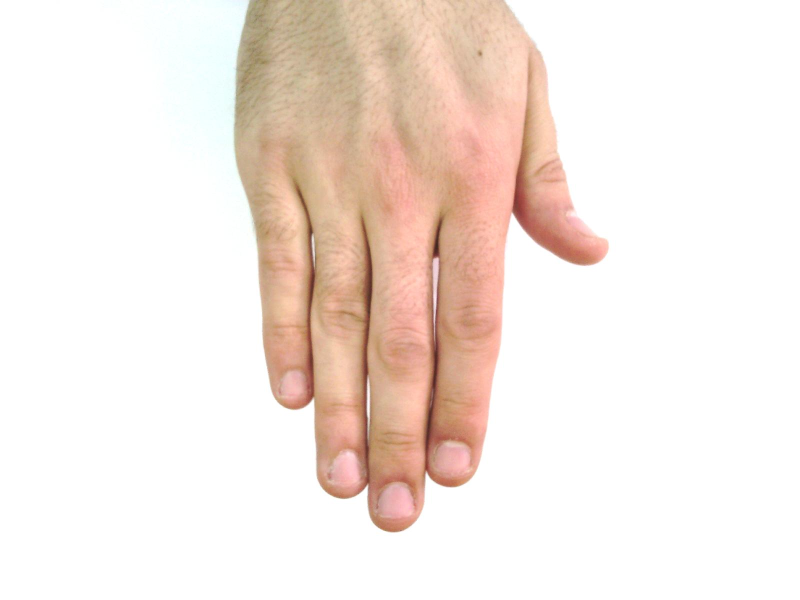
#> input picture data/hand-001-1.jpg, 1600 x 1200 px, given in place of hand-001-2.jpg, which was not available (shown at 1/2 size)
$ python sift.py
#> lines starting #> are read from the running program, lines starting #| are printed output that depends on the picture; pictures that were not available may be replaced by others from this repository, and a replacement may not be noted
import cv2
import numpy as np
import matplotlib.pyplot as plt
from PIL import Image


# ---------- Configuration ----------
LOWE_RATIO = 0.75        # Lowe's ratio test threshold - heigher allows more matches into "good matches"
RANSAC_THRESH = 20.0      # RANSAC reprojection threshold (in pixels) - lower means stricter inlier/outlier criteria
FLANN_TREES = 10
FLANN_CHECKS = 100
# -----------------------------------


def load_image(path: str):
    """Load an image in grayscale."""
    img = cv2.imread(path, cv2.IMREAD_GRAYSCALE)
    if img is None:
        raise FileNotFoundError(f"Could not load image: {path}")
    return img


def compute_sift_features(image):
    """Detect and compute SIFT keypoints and descriptors."""
    sift = cv2.SIFT_create()
    keypoints, descriptors = sift.detectAndCompute(image, None)
    return keypoints, descriptors


def match_features(des1, des2, ratio=LOWE_RATIO):
    """Match SIFT descriptors using FLANN and apply Lowe’s ratio test."""
    index_params = dict(algorithm=1, trees=FLANN_TREES)
    search_params = dict(checks=FLANN_CHECKS)
    flann = cv2.FlannBasedMatcher(index_params, search_params)

    matches = flann.knnMatch(des1, des2, k=2) # k - how many nearest neighbors to find for each descriptor
    print(f"Total matches found: {len(matches)}")
    good_matches = [m for m, n in matches if m.distance < ratio * n.distance]
    return good_matches


def estimate_homography(kps1, kps2, matches):
    """Estimate homography using RANSAC and return (H, mask, stats)."""
    if len(matches) < 4:
        return None, None, {"inliers": 0, "ratio": 0}

    src_pts = np.float32([kps1[m.queryIdx].pt for m in matches]).reshape(-1, 1, 2)
    dst_pts = np.float32([kps2[m.trainIdx].pt for m in matches]).reshape(-1, 1, 2)
    H, mask = cv2.findHomography(src_pts, dst_pts, cv2.RANSAC, RANSAC_THRESH) # RANSAC determines number of iterations internally

    if H is None or mask is None:
        return None, None, {"inliers": 0, "ratio": 0}

    inliers = int(np.sum(mask))
    ratio = inliers / len(matches)
    return H, mask.ravel().tolist(), {"inliers": inliers, "ratio": ratio}


def draw_matches(img1, img2, kps1, kps2, matches, mask=None):
    """Visualize matches: inliers (green), outliers (red), or all (yellow)."""
    if mask is not None and any(mask):
        # Inliers (green)
        params_in = dict(matchColor=(0, 255, 0), matchesMask=mask,
                         flags=cv2.DrawMatchesFlags_NOT_DRAW_SINGLE_POINTS)
        # Outliers (red)
        params_out = dict(matchColor=(0, 0, 255),
                          matchesMask=[0 if m else 1 for m in mask],
                          flags=cv2.DrawMatchesFlags_NOT_DRAW_SINGLE_POINTS)

        img_in = cv2.drawMatches(img1, kps1, img2, kps2, matches, None, **params_in)
        img_out = cv2.drawMatches(img1, kps1, img2, kps2, matches, None, **params_out)
        vis = cv2.addWeighted(img_in, 0.6, img_out, 0.6, 0)
    else:
        # All matches (cyan)
        vis = cv2.drawMatches(img1, kps1, img2, kps2, matches, None,
                              matchColor=(255, 255, 0), # cyan in BGR
                              flags=cv2.DrawMatchesFlags_NOT_DRAW_SINGLE_POINTS)
    return vis


def compute_reprojection_error(H, src_pts, dst_pts, mask):
    """Compute mean reprojection error for inlier points."""
    if H is None:
        return None
    src_in = src_pts[np.array(mask, dtype=bool)].reshape(-1, 2)
    dst_in = dst_pts[np.array(mask, dtype=bool)].reshape(-1, 2)
    if len(src_in) == 0:
        return None
    src_proj = cv2.perspectiveTransform(src_in.reshape(-1, 1, 2), H).reshape(-1, 2)
    errors = np.linalg.norm(src_proj - dst_in, axis=1)
    return errors.mean()


def show_image(vis, title="Feature Matches"):
    """Display visualization with matplotlib."""
    plt.figure(figsize=(14, 8))
    plt.imshow(cv2.cvtColor(vis, cv2.COLOR_BGR2RGB))
    plt.title(title)
    plt.axis("off")
    plt.show()


# ---------- Main Execution ----------
if __name__ == "__main__":
    #Image.open("C:/Users/sebas/Documents/VUT FIT MIT/DP/PublicDataset/PublicDataset/FingerVein/001/__MACOSX/Finger Vein Database/001/left/._index_1.bmp").show()

    img1 = load_image("data/hand-001-2.jpg")
#> in load_image, `img = cv2.imread(path, cv2.IMREAD_GRAYSCALE)`:
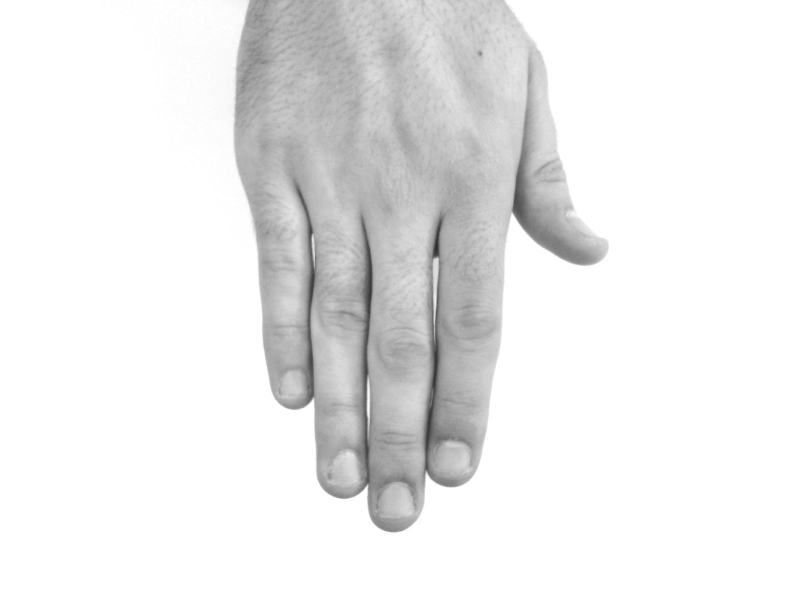
#> img: shape (1200, 1600) (shown at 1/2 size); min 44, max 255, mean 235.2
    img2 = load_image("data/hand-003-1.jpg")#fingervein-index-a-2.bmp
#> call 2 of load_image, with path = 'data/hand-003-1.jpg'
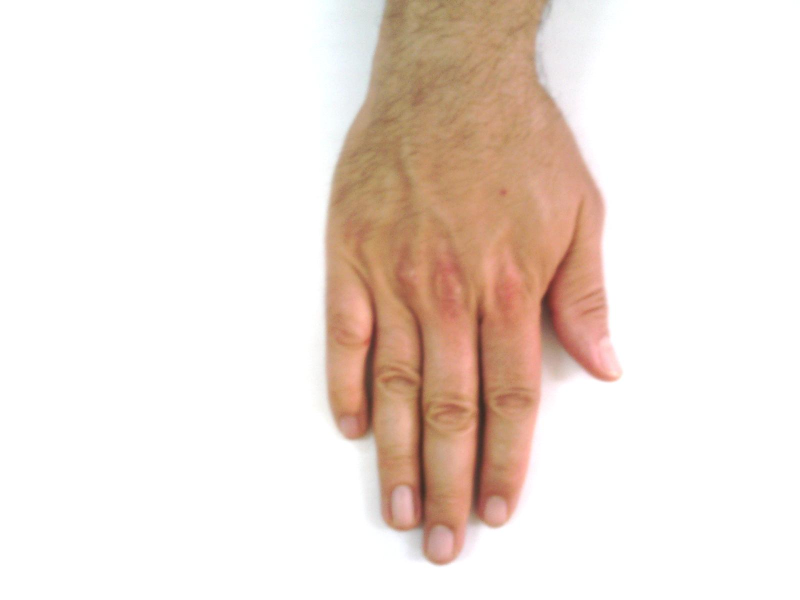
#> input picture data/hand-003-1.jpg, 1600 x 1200 px, found by its file name (shown at 1/2 size)
#> in load_image (call 2), `img = cv2.imread(path, cv2.IMREAD_GRAYSCALE)`:
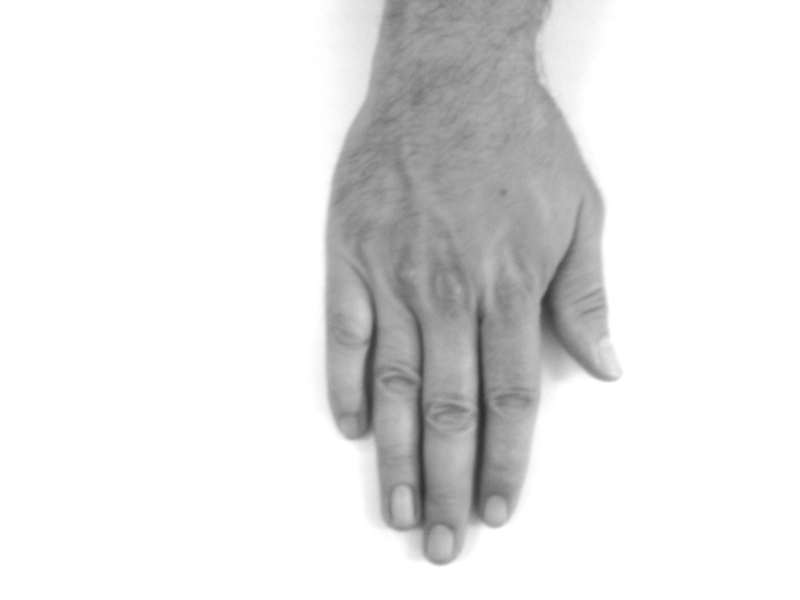
#> img: shape (1200, 1600) (shown at 1/2 size); min 45, max 255, mean 230

    kps1, des1 = compute_sift_features(img1)
#> in compute_sift_features, `keypoints, descriptors = sift.detectAndCompute(image, None)`: keypoints = 140 keypoints; strongest (x, y, size): (872, 503, 14.3), (732, 977, 5.4), (732, 979, 6.2), (731, 982, 8)
#> kps1 has the same summary as keypoints in compute_sift_features
    kps2, des2 = compute_sift_features(img2)
#> in compute_sift_features (call 2), `keypoints, descriptors = sift.detectAndCompute(image, None)`: keypoints = 64 keypoints; strongest (x, y, size): (908, 605, 417.1), (722, 831, 61.6), (844, 980, 29.5), (810, 1002, 27.2)
#> kps2 has the same summary as keypoints in compute_sift_features

    good_matches = match_features(des1, des2)
#> in match_features, `matches = flann.knnMatch(des1, des2, k=2)`: matches = 140 matches
#| Total matches found: 140
#> in match_features, `good_matches = [m for m, n in matches if m.distance < ratio * n.distan..`: good_matches = 24 matches
#> good_matches = 24 matches
    print(f"Good matches: {len(good_matches)}")
#| Good matches: 24

    H, mask, stats = estimate_homography(kps1, kps2, good_matches)
#> in estimate_homography, `src_pts = np.float32([kps1[m.queryIdx].pt for m in matches]).reshape(-..`: src_pts = 24 rows, first 8: [472.1, 247.8], [478.7, 135.8], [498.4, 27.9], [514.4, 479.3], [526.1, 654.4], [531.4, 315.8], [543.4, 660.2], [559.8, 784.4]
#> in estimate_homography, `dst_pts = np.float32([kps2[m.trainIdx].pt for m in matches]).reshape(-..`: dst_pts = 24 rows, first 8: [683.6, 389.4], [683.6, 389.4], [683.6, 389.4], [683.6, 389.4], [683.6, 389.4], [683.6, 389.4], [669.3, 792.3], [960.1, 638.2]
#> in estimate_homography, `H, mask = cv2.findHomography(src_pts, dst_pts, cv2.RANSAC, RANSAC_THRE..`: H = [[0.691, -0.153, 350.6], [0.0812, 0.581, 259.3], [-2.99e-05, -0.000136, 1]]; mask = 24 values, max 1 at index 1, min 0 at index 0, mean 0.417
#> in estimate_homography, `inliers = int(np.sum(mask))`: inliers = 10
#> in estimate_homography, `ratio = inliers / len(matches)`: ratio = 0.417
#> mask = [0, 1, 0, 0, 0, 0, 0, 0, 0, 0, 0, 0, 1, 0, 0, 1, 1, 1, 1, 1, 1, 0, 1, 1]; stats = {'inliers': 10, 'ratio': 0.417}

    if H is not None:
        print(f"Homography inliers: {stats['inliers']}  ratio: {stats['ratio']:.2f}")
#| Homography inliers: 10  ratio: 0.42

        # Compute reprojection error
        src_pts = np.float32([kps1[m.queryIdx].pt for m in good_matches]).reshape(-1, 1, 2)
        dst_pts = np.float32([kps2[m.trainIdx].pt for m in good_matches]).reshape(-1, 1, 2)
        err = compute_reprojection_error(H, src_pts, dst_pts, mask)
#> in compute_reprojection_error, `src_in = src_pts[np.array(mask, dtype=bool)].reshape(-1, 2)`: src_in = [[478.7, 135.8], [696.7, 928.2], [777.5, 1047.5], [794.4, 996.6], [812.9, 808.6], [902.2, 908.5], [914.5, 660.7], [942.5, 881.1], [1077.9, 383.5], [1079.9, 384.7]]
#> in compute_reprojection_error, `dst_in = dst_pts[np.array(mask, dtype=bool)].reshape(-1, 2)`: dst_in = [[683.6, 389.4], [809.8, 1002.2], [875.9, 1119.8], [887, 1078.7], [909.2, 910], [988.6, 1013.1], [986.6, 821.6], [1014.6, 987.9], [1135.6, 623], [1135.6, 623]]
#> in compute_reprojection_error, `src_proj = cv2.perspectiveTransform(src_in.reshape(-1, 1, 2), H).resha..`: src_proj = [[682.8, 389.9], [808.9, 1002.9], [872, 1116.3], [888.4, 1074.1], [910.8, 918.6], [982.8, 1013.1], [998.2, 812.9], [1017.5, 995.3], [1131.9, 622.3], [1133.5, 623.4]]
#> in compute_reprojection_error, `errors = np.linalg.norm(src_proj - dst_in, axis=1)`: errors = [0.967, 1.18, 5.25, 4.75, 8.74, 5.85, 14.52, 7.92, 3.77, 2.21]
#> err = 5.52
        if err is not None:
            print(f"Mean reprojection error (pixels): {err:.2f}")
#| Mean reprojection error (pixels): 5.52

        vis = draw_matches(img1, img2, kps1, kps2, good_matches, mask)
#> in draw_matches, `params_in = dict(matchColor=(0, 255, 0), matchesMask=mask, flags=cv2.D..`: params_in = {'matchColor': (0, 255, 0), 'matchesMask': [0, 1, 0, 0, 0, 0, 0, 0, 0, 0, 0, 0, 1, 0, 0, 1, 1, 1, 1, 1, 1, 0, 1, 1], 'flags': 2}
#> in draw_matches, `params_out = dict(matchColor=(0, 0, 255), matchesMask=[0 if m else 1 f..`: params_out = {'matchColor': (0, 0, 255), 'matchesMask': [1, 0, 1, 1, 1, 1, 1, 1, 1, 1, 1, 1, 0, 1, 1, 0, 0, 0, 0, 0, 0, 1, 0, 0], 'flags': 2}
#> in draw_matches, `img_in = cv2.drawMatches(img1, kps1, img2, kps2, matches, None, **para..`:
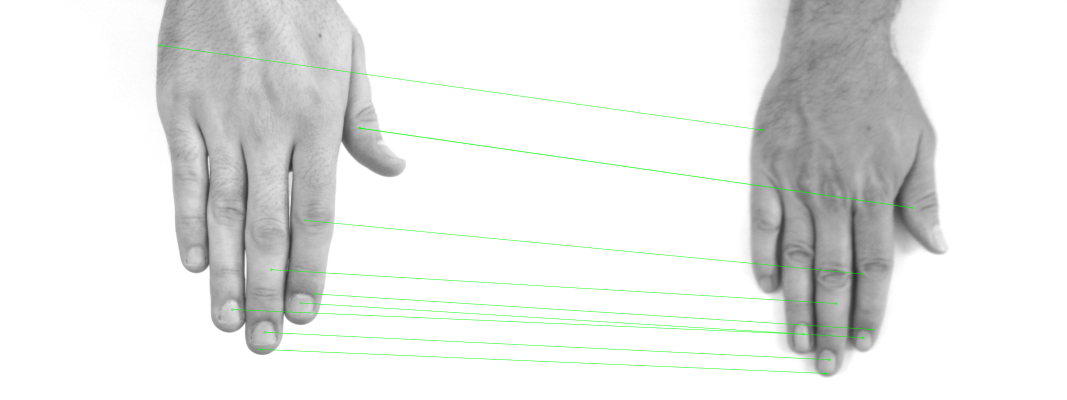
#> img_in: shape (1200, 3200, 3) (shown at 1/3 size); mean of channels 0, 1, 2 231.2, 232.7, 231.2; drawn as B, G, R
#> in draw_matches, `img_out = cv2.drawMatches(img1, kps1, img2, kps2, matches, None, **par..`:
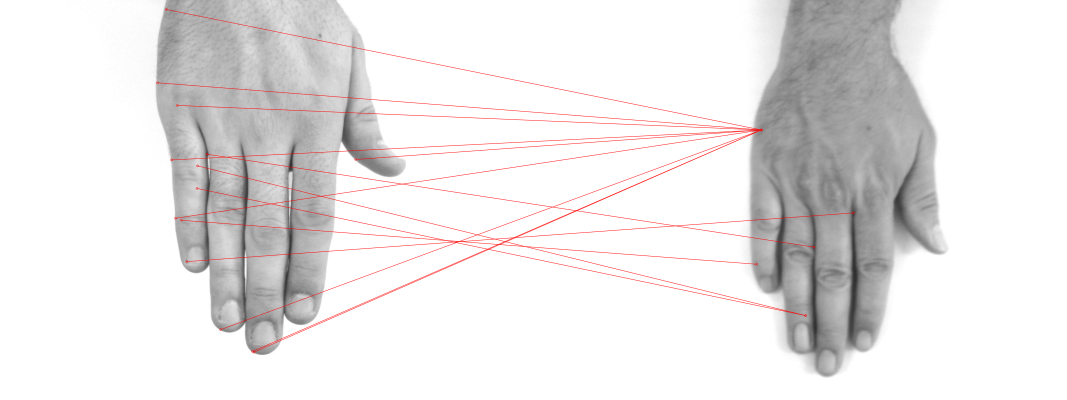
#> img_out: shape (1200, 3200, 3) (shown at 1/3 size); mean of channels 0, 1, 2 230.6, 230.6, 232.8; drawn as B, G, R
#> in draw_matches, `vis = cv2.addWeighted(img_in, 0.6, img_out, 0.6, 0)`:
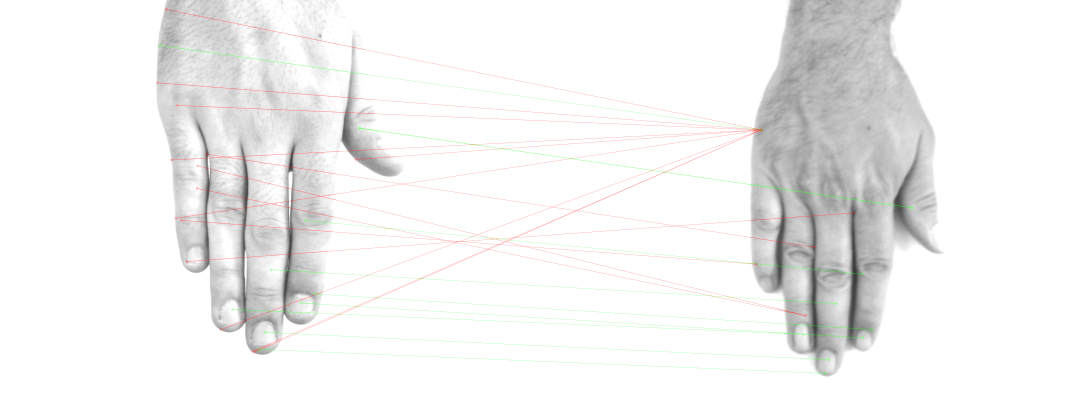
#> vis: shape (1200, 3200, 3) (shown at 1/3 size); mean of channels 0, 1, 2 240.6, 241.2, 241.4; drawn as B, G, R
        title = "Feature Matches (green=inliers, red=outliers)"
    else:
        print("Homography estimation failed or not enough matches.")
        vis = draw_matches(img1, img2, kps1, kps2, good_matches)
        title = "Feature Matches (cyan=good matches, no valid homography)"

    show_image(vis, title)
